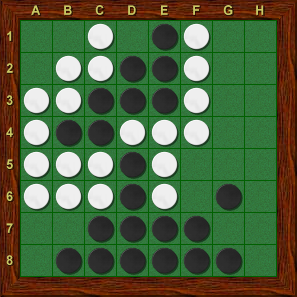
#> input picture 视觉第六周作业/checkerboard .png, 297 x 297 px
$ python '框出黑白子.py'
#> lines starting #> are read from the running program, lines starting #| are printed output that depends on the picture
import cv2
import numpy as np

img1 = cv2.imread('checkerboard .png')#读取两张图片
#> img1 is the input picture: shape (297, 297, 3); mean B, G, R 61.9, 99.5, 78
print(img1.shape)
#| (297, 297, 3)
white=img1[85:116,50:85]#找出这个位置
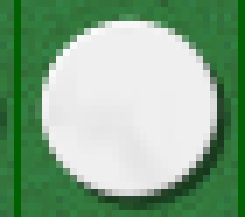
#> white: shape (31, 35, 3) (shown 7 times larger); mean B, G, R 136.8, 168.3, 132.2
black=img1[85:116,85:115]
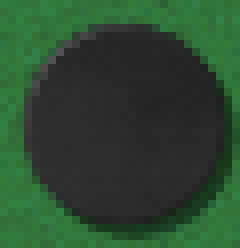
#> black: shape (31, 30, 3) (shown 8 times larger); mean B, G, R 49.3, 74, 44.9
white1=white.copy()#把这个位置复制下来，生成另一张图片
black1=black.copy()
cv2.imwrite('white.jpg',white1)
cv2.imwrite('black.jpg',black1)

cv2.imshow('point',white1)
cv2.imshow('point2',black1)
cv2.waitKey(0)
cv2.destroyAllWindows()

$ run again, with 视觉第六周作业/第六周2.png copied over 视觉第六周作业/checkerboard .png
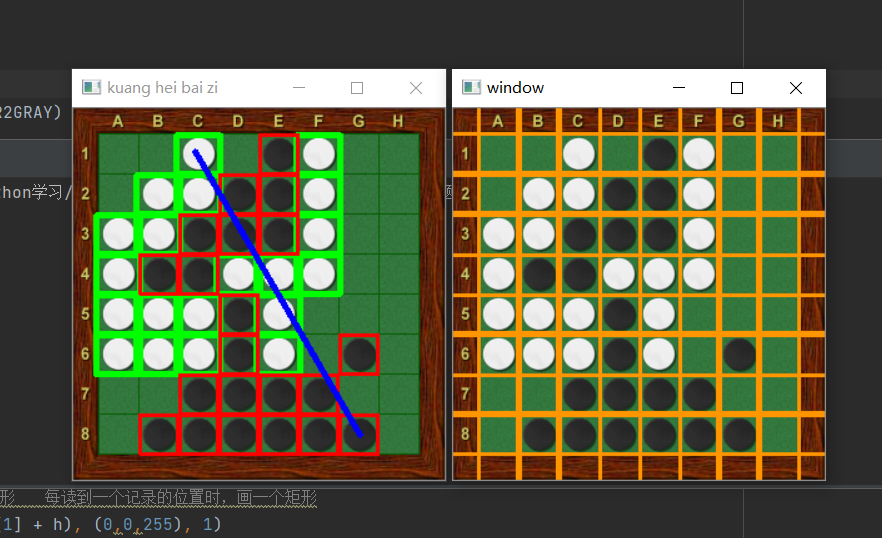
#> input picture 视觉第六周作业/第六周2.png, 882 x 538 px
#> img1 is the input picture: shape (538, 882, 3); mean B, G, R 64.2, 94.4, 94
#| (538, 882, 3)
#> `white=img1[85:116,50:85]#找出这个位置`:
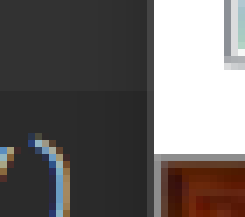
#> white: shape (31, 35, 3) (shown 7 times larger); mean B, G, R 101.3, 102.9, 107.3
#> `black=img1[85:116,85:115]`:
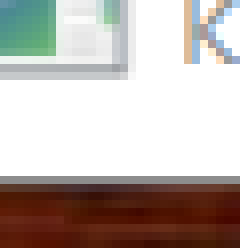
#> black: shape (31, 30, 3) (shown 8 times larger); mean B, G, R 175, 180.4, 189.9
